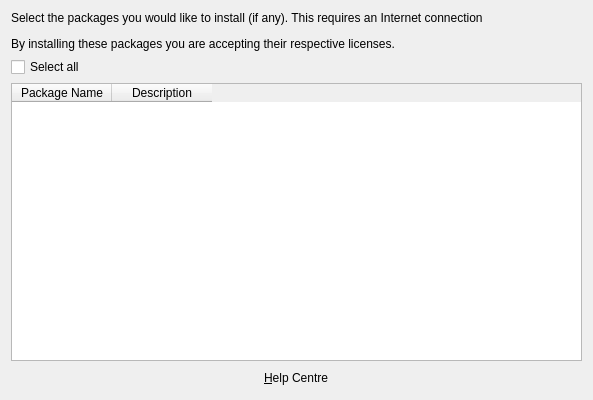
<?xml version="1.0" encoding="UTF-8"?>
<ui version="4.0">
 <class>ExtraPackagesPage</class>
 <widget class="QWidget" name="ExtraPackagesPage">
  <property name="geometry">
   <rect>
    <x>0</x>
    <y>0</y>
    <width>593</width>
    <height>400</height>
   </rect>
  </property>
  <property name="windowTitle">
   <string>Extra Packages</string>
  </property>
  <layout class="QVBoxLayout" name="verticalLayout">
   <item>
    <widget class="QLabel" name="maintext">
     <property name="text">
      <string>&lt;p&gt;Select the packages you would like to install (if any). This requires an Internet connection&lt;/p&gt;&lt;p&gt;By installing these packages you are accepting their respective licenses. &lt;/p&gt;</string>
     </property>
    </widget>
   </item>
   <item>
     <widget class="QCheckBox" name="selectAllBox">
       <property name="text">
         <string>Select all</string>
       </property>
       <property name="tristate">
         <bool>true</bool>
       </property>
     </widget>
   </item>
   <item>
    <widget class="QTableWidget" name="packageTable">
     <property name="selectionMode">
      <enum>QAbstractItemView::NoSelection</enum>
     </property>
     <property name="showGrid">
      <bool>false</bool>
     </property>
     <attribute name="verticalHeaderVisible">
      <bool>false</bool>
     </attribute>
     <attribute name="verticalHeaderHighlightSections">
      <bool>false</bool>
     </attribute>
     <column>
      <property name="text">
       <string>Package Name</string>
      </property>
     </column>
     <column>
      <property name="text">
       <string>Description</string>
      </property>
     </column>
    </widget>
   </item>
   <item alignment="Qt::AlignHCenter">
    <widget class="QPushButton" name="helpCentreButton">
     <property name="text">
      <string>&amp;Help Centre</string>
     </property>
     <property name="flat">
      <bool>true</bool>
     </property>
    </widget>
   </item>
  </layout>
 </widget>
 <resources/>
 <connections/>
</ui>
